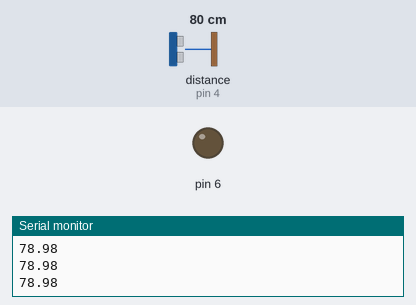
Bench run of a sketch on a simulated Arduino Uno, built with avr-gcc and run on an emulated ATmega328P. Shown: output pins drawn as LEDs (lit = HIGH), the last lines printed to the serial monitor. Wiring (inferred from the names in the program): ultrasonic range finder: trigger pin 3; echo pin 4. The test bench sets the inputs (shaded band); at power-on: distance to the obstacle (sensor on pin 4) 80 cm. The echo pulse lasts 58.3 µs per cm; pins used as bus, display or sensor lines are not drawn.

Above: at 1.2 s.
1.3 s: distance to the obstacle (sensor on pin 4) set to 22 cm
2.8 s: distance to the obstacle (sensor on pin 4) set to 19 cm
At 3.5 s:
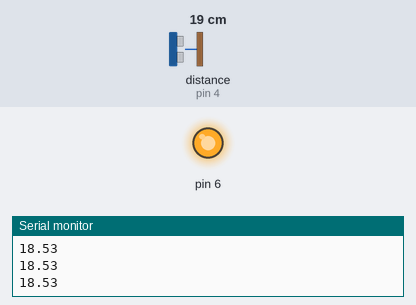
4.4 s: distance to the obstacle (sensor on pin 4) set to 35 cm
At 5.7 s:
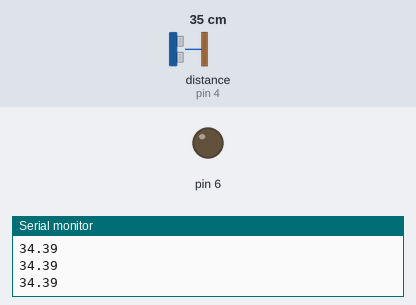
6.0 s: distance to the obstacle (sensor on pin 4) set to 2 cm
At 7.6 s:
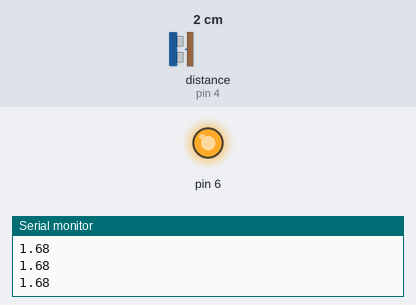
Timing chart, 0 to 8.6 s (numbered marks = the images above; inputs shaded):
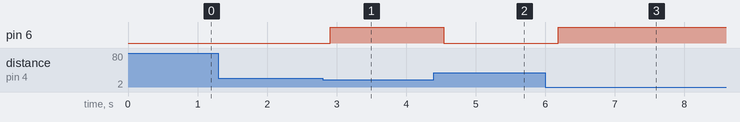

The sketch:

ultrasonicsensor.ino
```cpp
#define trig 3
#define echo 4

void setup() {
  // put your setup code here, to run once:
pinMode(trig,OUTPUT);
pinMode(echo,INPUT);
pinMode(6, OUTPUT);
Serial.begin(9600);
}

void loop() {
  // put your main code here, to run repeatedly:
digitalWrite(trig,LOW);
delayMicroseconds(2);
digitalWrite(trig,HIGH);
delayMicroseconds(10);
digitalWrite(trig,LOW);
long duration=pulseIn(echo,HIGH);
float distance=(duration*0.034)/2;
Serial.println(distance);
delay(100);
if(distance<20){
digitalWrite(6, HIGH);
}
else{
  digitalWrite(6, LOW);

}}
```

Measured:
- the behaviour switches between 21 and 20 cm on distance to the obstacle (sensor on pin 4) (found by bisection; images 0 and 1)
- after the input at 2.8 s, pin 6: LOW → HIGH after 0.11 s
- after the input at 4.4 s, pin 6: HIGH → LOW after 0.14 s
- after the input at 6.0 s, pin 6: LOW → HIGH after 0.18 s
